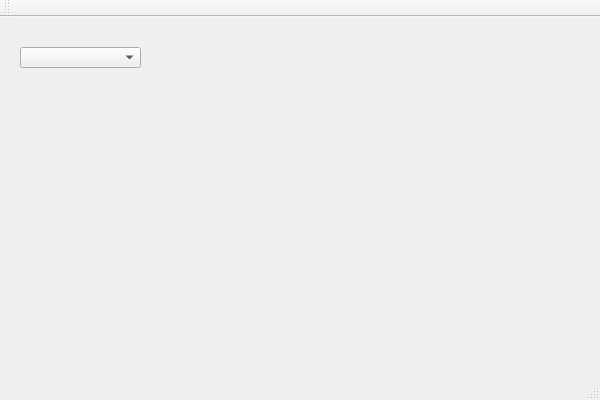
<?xml version="1.0" encoding="UTF-8"?>
<ui version="4.0">
 <class>LevelEditor</class>
 <widget class="QMainWindow" name="LevelEditor">
  <property name="geometry">
   <rect>
    <x>0</x>
    <y>0</y>
    <width>600</width>
    <height>400</height>
   </rect>
  </property>
  <property name="windowTitle">
   <string>LevelEditor</string>
  </property>
  <widget class="QWidget" name="centralWidget">
   <widget class="QComboBox" name="categoryCombo">
    <property name="geometry">
     <rect>
      <x>20</x>
      <y>30</y>
      <width>121</width>
      <height>21</height>
     </rect>
    </property>
   </widget>
  </widget>
  <widget class="QMenuBar" name="menuBar">
   <property name="geometry">
    <rect>
     <x>0</x>
     <y>0</y>
     <width>600</width>
     <height>22</height>
    </rect>
   </property>
  </widget>
  <widget class="QToolBar" name="mainToolBar">
   <attribute name="toolBarArea">
    <enum>TopToolBarArea</enum>
   </attribute>
   <attribute name="toolBarBreak">
    <bool>false</bool>
   </attribute>
  </widget>
  <widget class="QStatusBar" name="statusBar"/>
 </widget>
 <layoutdefault spacing="6" margin="11"/>
 <resources/>
 <connections/>
</ui>
